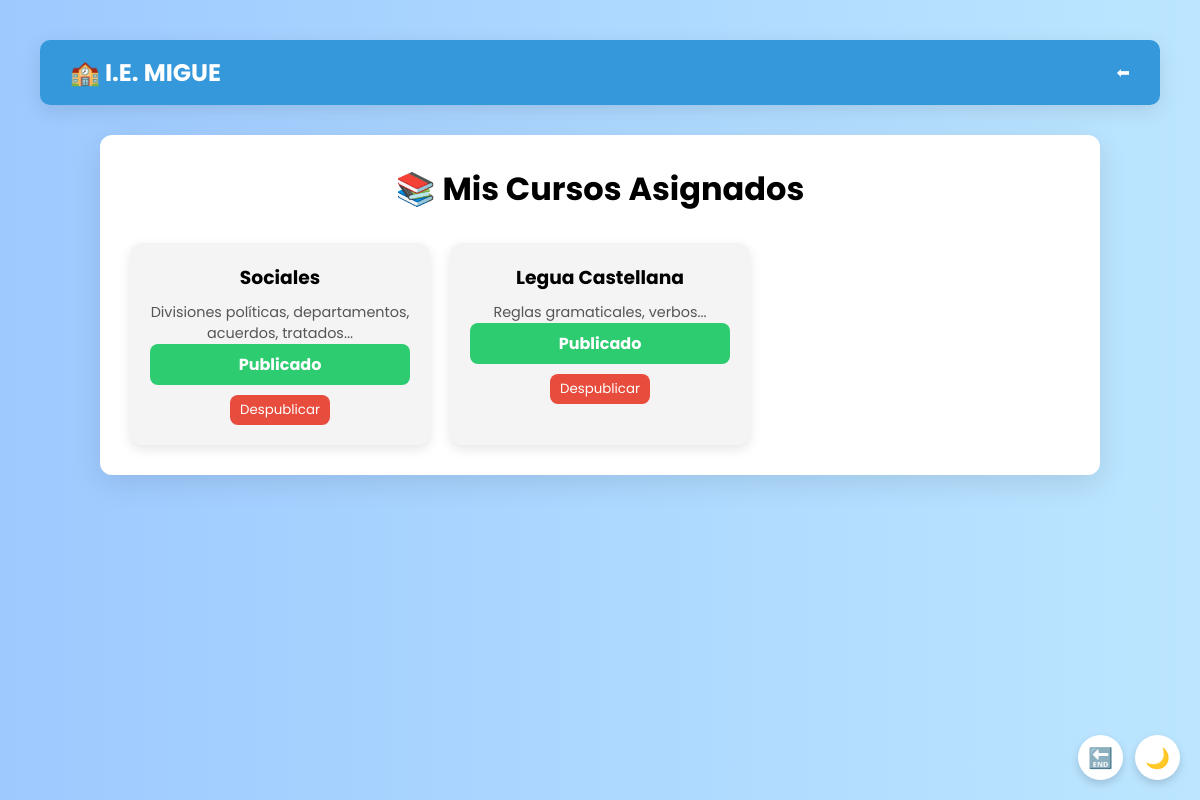
The app's page /curso-docente/ (signed in), older data.
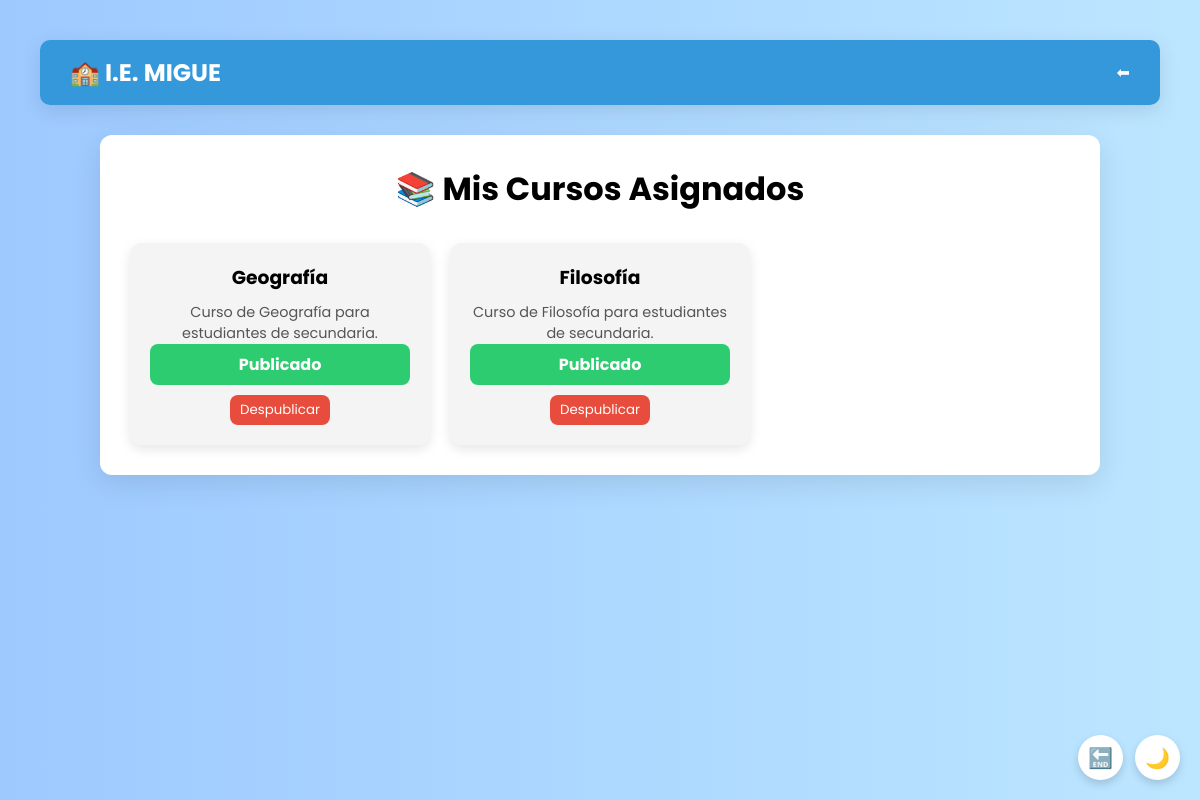
The same page, newer data.
### usuarios/models.py (models this page shows, shortened)
class CursoDocente(models.Model):
    curso = models.ForeignKey(Curso, on_delete=models.CASCADE)
    docente = models.ForeignKey(User, on_delete=models.CASCADE)
    publicado = models.BooleanField(default=False)
    class Meta:
        unique_together = ('curso', 'docente')

class Curso(models.Model):
    nombre = models.CharField(max_length=100)
    descripcion = models.TextField()
    activo = models.BooleanField(default=True)
    total_unidades = models.PositiveIntegerField(default=3)  # Número de unidades de curso
    unidades_completadas = models.PositiveIntegerField(default=0)  # Unidades completadas por docentes

### usuarios/views.py (the view)
# urls.py: path('curso-docente/', views.curso_docente, name='curso_docente'),
@login_required
def curso_docente(request):
    cursos_asignados = CursoDocente.objects.filter(docente=request.user).select_related('curso')
    return render(request, 'usuarios/curso_docente.html', {'cursos': cursos_asignados})

### usuarios/templates/usuarios/curso_docente.html (shortened to what this page needs)
{% load static %}
{% block content %}
<!DOCTYPE html>
<html lang="es">
<head>
</head>
<body>
  <div class="floating-buttons">
    <form method="POST" action="{% url 'logout' %}">
      <button class="icon-button" title="Cerrar sesión">🔚</button>
    </form>
    <button class="icon-button" onclick="toggleDarkMode()" id="darkToggle" title="Modo oscuro/claro">🌙</button>
  </div>
  <nav class="navbar">
    <div class="logo">🏫 I.E. MIGUE</div>
    <ul class="nav-links">
      <li><a href="{% url 'panel_docentes' %}">⬅</a></li>
    </ul>
  </nav>
  <div class="container">
    <h2>📚 Mis Cursos Asignados</h2>
    <div class="curso-grid">
      {% for curso_docente in cursos %}
        <div class="curso-card">
          <h3>{{ curso_docente.curso.nombre }}</h3>
          <p class="curso-info">{{ curso_docente.curso.descripcion }}</p>
          {% if curso_docente.publicado %}
            <div class="publicado">Publicado</div>
            <form method="post" action="{% url 'despublicar_curso' curso_docente.curso.id %}">
              <button type="submit" class="eliminar-btn">Despublicar</button>
            </form>
          {% else %}
            <form method="post" action="{% url 'eliminar_curso_docente' curso_docente.curso.id %}">
              {% csrf_token %}
              <button type="submit" class="eliminar-btn">Eliminar</button>
            </form>
            <a href="{% url 'publicar_curso' curso_docente.curso.id %}" class="agregar-btn">Publicar</a>
          {% endif %}
        </div>
      {% empty %}
        <p>No has agregado ningún curso aún.</p>
      {% endfor %}
    </div>
  </div>
</body>
</html>
{% endblock %}

Row changes from the older to the newer data that the page shows:
removed CursoDocente: curso.nombre "Sociales", curso.descripcion "Divisiones políticas, departamentos, acuerdos, tratados...", publicado "Publicado"
removed CursoDocente: curso.nombre "Legua Castellana", curso.descripcion "Reglas gramaticales, verbos...", publicado "Publicado"
added CursoDocente: curso.nombre "Geografía", curso.descripcion "Curso de Geografía para estudiantes de secundaria.", publicado "Publicado"
now on this page (row edited): CursoDocente: curso.nombre "Filosofía", curso.descripcion "Curso de Filosofía para estudiantes de secundaria.", publicado "Publicado"
